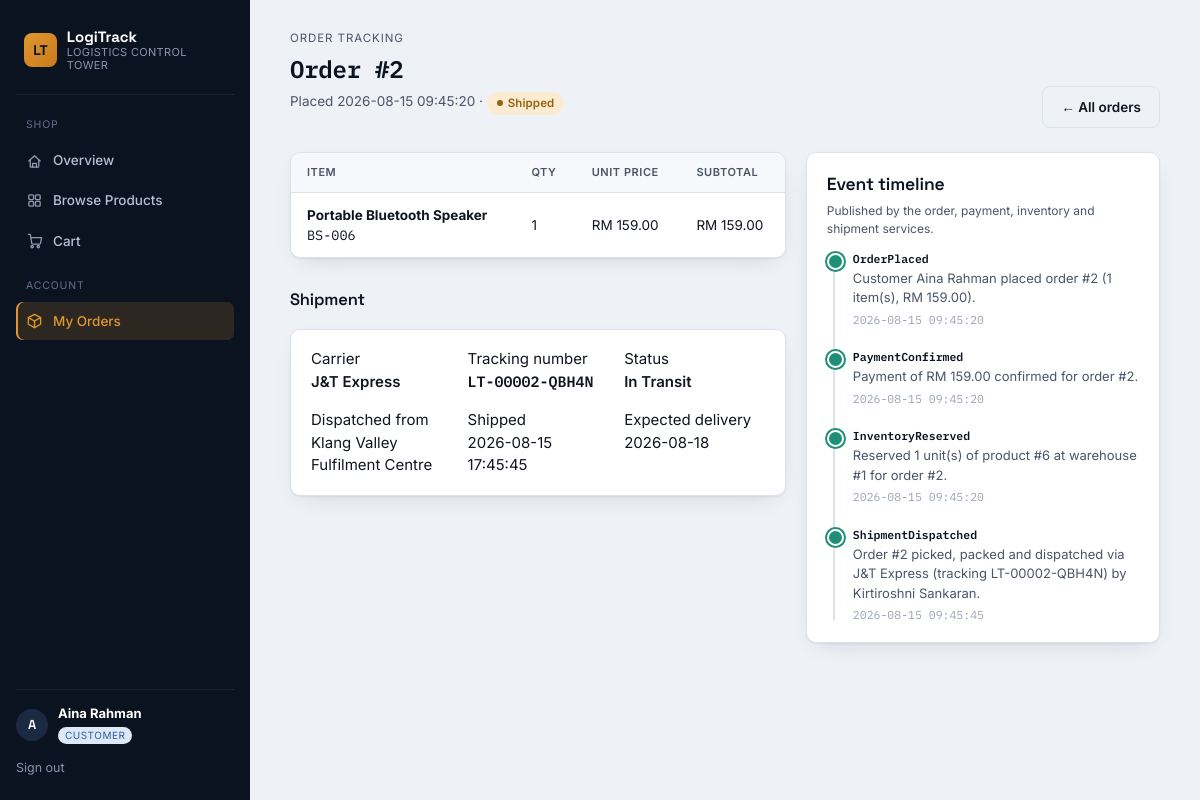
The page /customer/orders/2 (signed in) on the database its author committed.
### tables this page shows
CREATE TABLE users (
    user_id         INTEGER PRIMARY KEY AUTOINCREMENT,
    username        TEXT UNIQUE NOT NULL,
    password_hash   TEXT NOT NULL,
    role            TEXT NOT NULL CHECK(role IN ('customer','warehouse','admin')),
    full_name       TEXT NOT NULL,
    email           TEXT,
    phone           TEXT,
    address         TEXT,
    warehouse_id    INTEGER REFERENCES warehouses(warehouse_id),
    is_active       INTEGER NOT NULL DEFAULT 1,
    register_date   TEXT DEFAULT (datetime('now'))
);

CREATE TABLE orders (
    order_id        INTEGER PRIMARY KEY AUTOINCREMENT,
    customer_id     INTEGER NOT NULL REFERENCES users(user_id),
    order_date      TEXT DEFAULT (datetime('now')),
    order_status    TEXT NOT NULL DEFAULT 'Pending Payment',
    total_amount    REAL NOT NULL DEFAULT 0
);

CREATE TABLE order_items (
    order_item_id   INTEGER PRIMARY KEY AUTOINCREMENT,
    order_id        INTEGER NOT NULL REFERENCES orders(order_id),
    product_id      INTEGER NOT NULL REFERENCES products(product_id),
    quantity        INTEGER NOT NULL,
    unit_price      REAL NOT NULL,
    subtotal        REAL NOT NULL
);

CREATE TABLE products (
    product_id      INTEGER PRIMARY KEY AUTOINCREMENT,
    product_name    TEXT NOT NULL,
    sku             TEXT UNIQUE NOT NULL,
    category        TEXT,
    unit_price      REAL NOT NULL,
    weight          REAL,
    product_status  TEXT DEFAULT 'Active'
);

CREATE TABLE shipments (
    shipment_id             INTEGER PRIMARY KEY AUTOINCREMENT,
    order_id                INTEGER NOT NULL REFERENCES orders(order_id),
    warehouse_id            INTEGER REFERENCES warehouses(warehouse_id),
    delivery_provider       TEXT,
    tracking_number         TEXT,
    ship_date               TEXT,
    expected_delivery_date  TEXT,
    delivery_status         TEXT DEFAULT 'Preparing'
);

CREATE TABLE warehouses (
    warehouse_id    INTEGER PRIMARY KEY AUTOINCREMENT,
    warehouse_name  TEXT NOT NULL,
    location        TEXT,
    city            TEXT,
    country         TEXT,
    warehouse_type  TEXT
);

CREATE TABLE events (
    event_id     INTEGER PRIMARY KEY AUTOINCREMENT,
    event_type   TEXT NOT NULL,
    order_id     INTEGER,
    product_id   INTEGER,
    warehouse_id INTEGER,
    actor_role   TEXT,
    description  TEXT,
    created_at   TEXT DEFAULT (datetime('now'))
);

### app.py (the view)
@app.route("/customer/orders/<int:order_id>")
@login_required("customer")
def customer_order_detail(order_id):
    order = g.db.execute(
        "SELECT * FROM orders WHERE order_id=? AND customer_id=?", (order_id, g.user["user_id"])
    ).fetchone()
    if not order:
        flash("Order not found.", "error")
        return redirect(url_for("customer_orders"))
    items = g.db.execute(
        """SELECT oi.*, p.product_name, p.sku FROM order_items oi
           JOIN products p ON p.product_id=oi.product_id WHERE oi.order_id=?""",
        (order_id,),
    ).fetchall()
    shipment = g.db.execute(
        "SELECT s.*, w.warehouse_name FROM shipments s LEFT JOIN warehouses w ON w.warehouse_id=s.warehouse_id "
        "WHERE order_id=?", (order_id,)
    ).fetchone()
    timeline = g.db.execute(
        "SELECT * FROM events WHERE order_id=? ORDER BY created_at ASC, event_id ASC", (order_id,)
    ).fetchall()
    returns = g.db.execute(
        "SELECT r.*, p.product_name FROM returns r JOIN products p ON p.product_id=r.product_id "
        "WHERE r.order_id=?", (order_id,)
    ).fetchall()
    returned_qty = {}
    for r in returns:
        if r["return_status"] != "Rejected":
            returned_qty[r["product_id"]] = returned_qty.get(r["product_id"], 0) + r["quantity"]
    remaining_returnable = {
        it["product_id"]: it["quantity"] - returned_qty.get(it["product_id"], 0) for it in items
    }
    return render_template("customer/order_detail.html", order=order, items=items, shipment=shipment,
                           timeline=timeline, returns=returns, remaining_returnable=remaining_returnable)

### app.py (called while the page is built)
@app.before_request
def load_logged_in_user():
    g.db = db.get_db()
    user_id = session.get("user_id")
    g.user = None
    if user_id:
        g.user = g.db.execute(
            "SELECT * FROM users WHERE user_id = ?", (user_id,)
        ).fetchone()
        if g.user and not g.user["is_active"]:
            session.clear()
            g.user = None

@app.context_processor
def inject_globals():
    return {"current_user": g.get("user"), "now": datetime.now()}

def login_required(role=None):
    def decorator(view):
        @wraps(view)
        def wrapped(*args, **kwargs):
            if g.user is None:
                flash("Please log in to continue.", "warning")
                return redirect(url_for("login"))
            if role and g.user["role"] != role:
                flash("You don't have access to that area.", "error")
                return redirect(url_for("home"))
            return view(*args, **kwargs)
        return wrapped
    return decorator

### database.py (called while the page is built)
def get_db():
    conn = sqlite3.connect(DB_PATH)
    conn.row_factory = sqlite3.Row
    conn.execute("PRAGMA foreign_keys = ON")
    return conn

### templates/customer/order_detail.html (shortened to what this page needs)
{% extends "base.html" %}
{% from "_macros.html" import order_status_pill, return_status_pill %}
{% block content %}
<div class="page-head"> <div> <span class="eyebrow">Order tracking</span> <h1 class="mono">Order #{{ order.order_id }}</h1>
<p class="desc">Placed {{ order.order_date }} · {{ order_status_pill(order.order_status) }}</p>
</div>
<div style="display:flex; gap:8px;">
<a href="{{ url_for('customer_orders') }}" class="btn btn-outline">← All orders</a>
</div>
</div>
<div class="two-col"> <div> <div class="table-wrap"> <table> <thead><tr><th>Item</th><th>Qty</th><th>Unit price</th><th>Subtotal</th></tr></thead>
<tbody>
{% for it in items %}
<tr> <td><strong>{{ it.product_name }}</strong><br><span class="mono sku">{{ it.sku }}</span></td> <td>{{ it.quantity }}</td> <td>RM {{ "%.2f"|format(it.unit_price) }}</td> <td>
RM {{ "%.2f"|format(it.subtotal) }}
</td> </tr>
{% endfor %}
</tbody>
</table>
</div>
{% if shipment %}
<div class="section"> <div class="section-head"><h2>Shipment</h2></div>
<div class="card"> <div class="grid grid-3"> <div><div class="kpi-label">Carrier</div><div style="font-weight:600;">{{ shipment.delivery_provider }}</div></div>
<div><div class="kpi-label">Tracking number</div><div class="mono" style="font-weight:600;">{{ shipment.tracking_number }}</div></div>
<div><div class="kpi-label">Status</div><div style="font-weight:600;">{{ shipment.delivery_status }}</div></div>
<div><div class="kpi-label">Dispatched from</div><div>{{ shipment.warehouse_name }}</div></div>
<div><div class="kpi-label">Shipped</div><div>{{ shipment.ship_date }}</div></div>
<div><div class="kpi-label">Expected delivery</div><div>{{ shipment.expected_delivery_date }}</div></div>
</div>
</div>
</div>
{% endif %}
</div>
<div> <div class="card"> <h3>Event timeline</h3>
<p class="muted" style="font-size:12px; margin-top:2px;">Published by the order, payment, inventory and shipment services.</p>
<div class="timeline">
{% for e in timeline %}
<div class="timeline-item"> <div class="t-type">{{ e.event_type }}</div>
<div class="t-desc">{{ e.description }}</div>
<div class="t-time">{{ e.created_at }}</div>
</div>
{% else %}
<div class="timeline-empty">No events yet.</div>
{% endfor %}
</div>
</div>
</div>
</div>
{% endblock %}

### templates/base.html (shortened to what this page needs)
<!DOCTYPE html>
<html lang="en">
<head>
<link rel="stylesheet" href="{{ url_for('static', filename='style.css') }}">
</head>
<body class="{% if not current_user %}guest{% endif %}">
{% from "_icons.html" import icon %}
{% if current_user %}
<div class="shell">
<aside class="sidebar">
<div class="brand"> <span class="brand-mark">LT</span> <div class="brand-text"> <strong>LogiTrack</strong> <span>Logistics Control Tower</span> </div> </div>
<nav class="nav">
{% if current_user.role == 'customer' %}
<span class="nav-label">Shop</span>
<a href="{{ url_for('customer_dashboard') }}" class="{{ 'active' if request.endpoint=='customer_dashboard' }}">{{ icon('home') }}Overview</a>
<a href="{{ url_for('customer_products') }}" class="{{ 'active' if request.endpoint=='customer_products' }}">{{ icon('grid') }}Browse Products</a>
<a href="{{ url_for('customer_cart') }}" class="{{ 'active' if request.endpoint=='customer_cart' }}">{{ icon('cart') }}Cart{% set cc = session.get('cart', {}) | length %}{% if cc %}<span class="badge-count">{{ cc }}</span>{% endif %}</a>
<span class="nav-label">Account</span>
<a href="{{ url_for('customer_orders') }}" class="{{ 'active' if request.endpoint in ['customer_orders','customer_order_detail'] }}">{{ icon('package') }}My Orders</a>
{% endif %}
</nav>
<div class="sidebar-foot">
<div class="user-chip"> <span class="avatar">{{ current_user.full_name[:1] }}</span> <div> <strong>{{ current_user.full_name }}</strong> <span class="role-pill role-{{ current_user.role }}">{{ current_user.role }}</span> </div> </div>
<a href="{{ url_for('logout') }}" class="logout-link">Sign out</a>
</div>
</aside>
<main class="content">
{% block content %}{% endblock %}
</main>
</div>
{% endif %}
</body>
</html>

### templates/_macros.html (shortened to what this page needs)
{% macro order_status_pill(status) %}
{% set colors = {
  'Pending Payment': 'grey',
  'Processing': 'blue',
  'Insufficient Stock': 'red',
  'Shipped': 'amber',
  'Delivery Failed': 'red',
  'Delivered': 'teal',
  'Cancelled': 'grey'
} %}
<span class="pill pill-{{ colors.get(status, 'grey') }}">{{ status }}</span>
{% endmacro %}

### rows shown on the page
users: full_name "A", full_name "Aina Rahman", role "CUSTOMER"
orders: order_id "2", order_date "2026-08-15 09:45:20", order_status "Shipped"
order_items: product_name "Portable Bluetooth Speaker", sku "BS-006", quantity "1", unit_price "159.00", subtotal "159.00"
shipments: delivery_provider "J&T Express", tracking_number "LT-00002-QBH4N", delivery_status "In Transit", ship_date "2026-08-15 17:45:45", expected_delivery_date "2026-08-18"
warehouses: warehouse_name "Klang Valley Fulfilment Centre"
events: event_type "OrderPlaced", description "Customer Aina Rahman placed order #2 (1 item(s), RM 159.00).", created_at "2026-08-15 09:45:20"
events: event_type "PaymentConfirmed", description "Payment of RM 159.00 confirmed for order #2.", created_at "2026-08-15 09:45:20"
events: event_type "InventoryReserved", description "Reserved 1 unit(s) of product #6 at warehouse #1 for order #2.", created_at "2026-08-15 09:45:20"
events: event_type "ShipmentDispatched", description "Order #2 picked, packed and dispatched via J&T Express (tracking LT-00002-QBH4N) by Kirtiroshni Sankaran.", created_at "2026-08-15 09:45:45"
